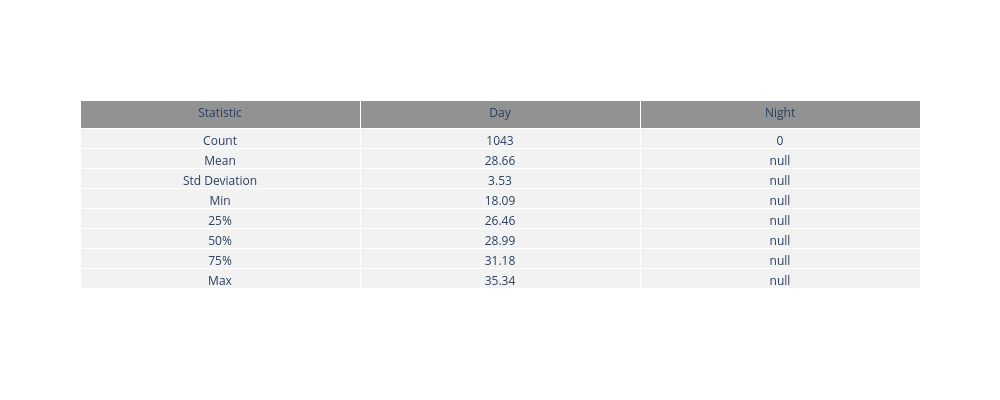

Notebook code cell kept with this figure:
### Code cell
if tagg_w.value == 'H':
    stats_table = go.Table(
        header=dict(values=['Statistic', 'Day', 'Night'],
                    fill_color='#929292',
                    align='center'),
        cells=dict(values=[
            ['Count', 'Mean', 'Std Deviation', 'Min', '25%', '50%', '75%', 'Max'],
            [day_data['Mean'].count(), 
            round(day_data['Mean'].mean(), 2), 
            round(day_data['Mean'].std(), 2), 
            round(day_data['Mean'].min(), 2), 
            round(day_data['Mean'].quantile(0.25), 2), 
            round(day_data['Mean'].median(), 2), 
            round(day_data['Mean'].quantile(0.75), 2), 
            round(day_data['Mean'].max(), 2)],
            [night_data['Mean'].count(), 
            round(night_data['Mean'].mean(), 2), 
            round(night_data['Mean'].std(), 2), 
            round(night_data['Mean'].min(), 2), 
            round(night_data['Mean'].quantile(0.25), 2), 
            round(night_data['Mean'].median(), 2), 
            round(night_data['Mean'].quantile(0.75), 2), 
            round(night_data['Mean'].max(), 2)]
        ],
        fill_color='#F2F2F2',
        align='center'))

    fig = go.Figure(data=[stats_table])
    fig.update_layout(height=400, width=1000)
    fig.show()

else:
     print(f"Based on the he data aggregation frequency [{tagg_w.value}], this section is not required and should be skipped.")

### Figure 1 — Plotly figure (JSON) as saved in the notebook; plotly's stock layout.template omitted (floating-point values rounded to 4 significant figures)
{"data": [{"cells": {"align": "center", "fill": {"color": "#F2F2F2"}, "values": [["Count", "Mean", "Std Deviation", "Min", "25%", "50%", "75%", "Max"], [1043, 28.66, 3.53, 18.09, 26.46, 28.99, 31.18, 35.34], [0, null, null, null, null, null, null, null]]}, "header": {"align": "center", "fill": {"color": "#929292"}, "values": ["Statistic", "Day", "Night"]}, "type": "table"}], "layout": {"height": 400, "width": 1000}}
